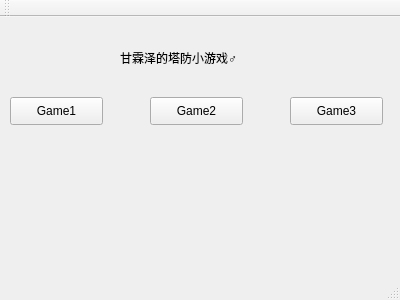
<?xml version="1.0" encoding="UTF-8"?>
<ui version="4.0">
 <class>MainWindow</class>
 <widget class="QMainWindow" name="MainWindow">
  <property name="geometry">
   <rect>
    <x>0</x>
    <y>0</y>
    <width>400</width>
    <height>300</height>
   </rect>
  </property>
  <property name="windowTitle">
   <string>MainWindow</string>
  </property>
  <widget class="QWidget" name="centralWidget">
   <widget class="QPushButton" name="pushButton">
    <property name="geometry">
     <rect>
      <x>10</x>
      <y>80</y>
      <width>93</width>
      <height>28</height>
     </rect>
    </property>
    <property name="text">
     <string>Game1</string>
    </property>
   </widget>
   <widget class="QPushButton" name="pushButton_2">
    <property name="geometry">
     <rect>
      <x>150</x>
      <y>80</y>
      <width>93</width>
      <height>28</height>
     </rect>
    </property>
    <property name="text">
     <string>Game2</string>
    </property>
   </widget>
   <widget class="QPushButton" name="pushButton_3">
    <property name="geometry">
     <rect>
      <x>290</x>
      <y>80</y>
      <width>93</width>
      <height>28</height>
     </rect>
    </property>
    <property name="text">
     <string>Game3</string>
    </property>
   </widget>
   <widget class="QLabel" name="label">
    <property name="geometry">
     <rect>
      <x>120</x>
      <y>20</y>
      <width>201</width>
      <height>41</height>
     </rect>
    </property>
    <property name="text">
     <string>甘霖泽的塔防小游戏♂</string>
    </property>
   </widget>
  </widget>
  <widget class="QMenuBar" name="menuBar">
   <property name="geometry">
    <rect>
     <x>0</x>
     <y>0</y>
     <width>400</width>
     <height>26</height>
    </rect>
   </property>
  </widget>
  <widget class="QToolBar" name="mainToolBar">
   <attribute name="toolBarArea">
    <enum>TopToolBarArea</enum>
   </attribute>
   <attribute name="toolBarBreak">
    <bool>false</bool>
   </attribute>
  </widget>
  <widget class="QStatusBar" name="statusBar"/>
 </widget>
 <layoutdefault spacing="6" margin="11"/>
 <resources/>
 <connections/>
</ui>
